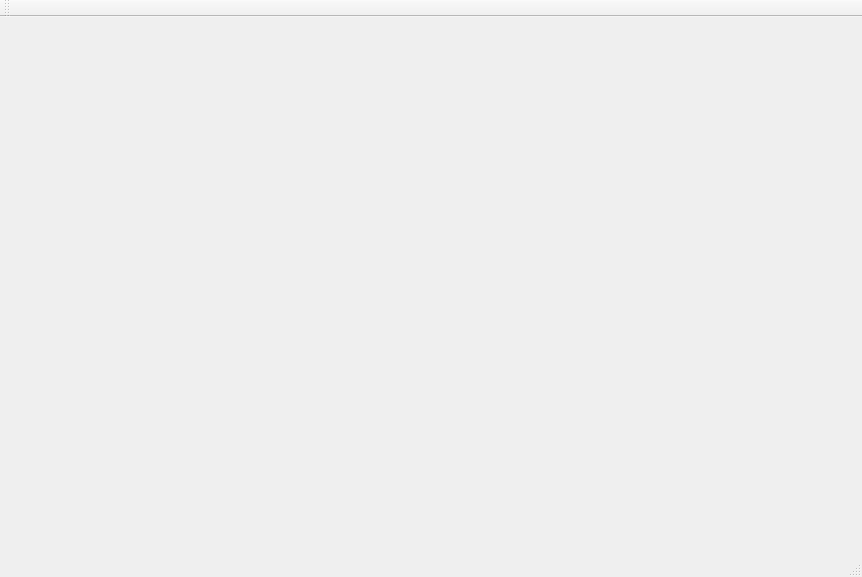
<?xml version="1.0" encoding="UTF-8"?>
<ui version="4.0">
 <class>MainWindow</class>
 <widget class="QMainWindow" name="MainWindow">
  <property name="geometry">
   <rect>
    <x>0</x>
    <y>0</y>
    <width>862</width>
    <height>577</height>
   </rect>
  </property>
  <property name="windowTitle">
   <string>liana</string>
  </property>
  <widget class="QWidget" name="centralWidget"/>
  <widget class="QMenuBar" name="menuBar">
   <property name="geometry">
    <rect>
     <x>0</x>
     <y>0</y>
     <width>862</width>
     <height>22</height>
    </rect>
   </property>
  </widget>
  <widget class="QToolBar" name="mainToolBar">
   <attribute name="toolBarArea">
    <enum>TopToolBarArea</enum>
   </attribute>
   <attribute name="toolBarBreak">
    <bool>false</bool>
   </attribute>
  </widget>
  <widget class="QStatusBar" name="statusBar"/>
 </widget>
 <layoutdefault spacing="6" margin="11"/>
 <resources/>
 <connections/>
</ui>
